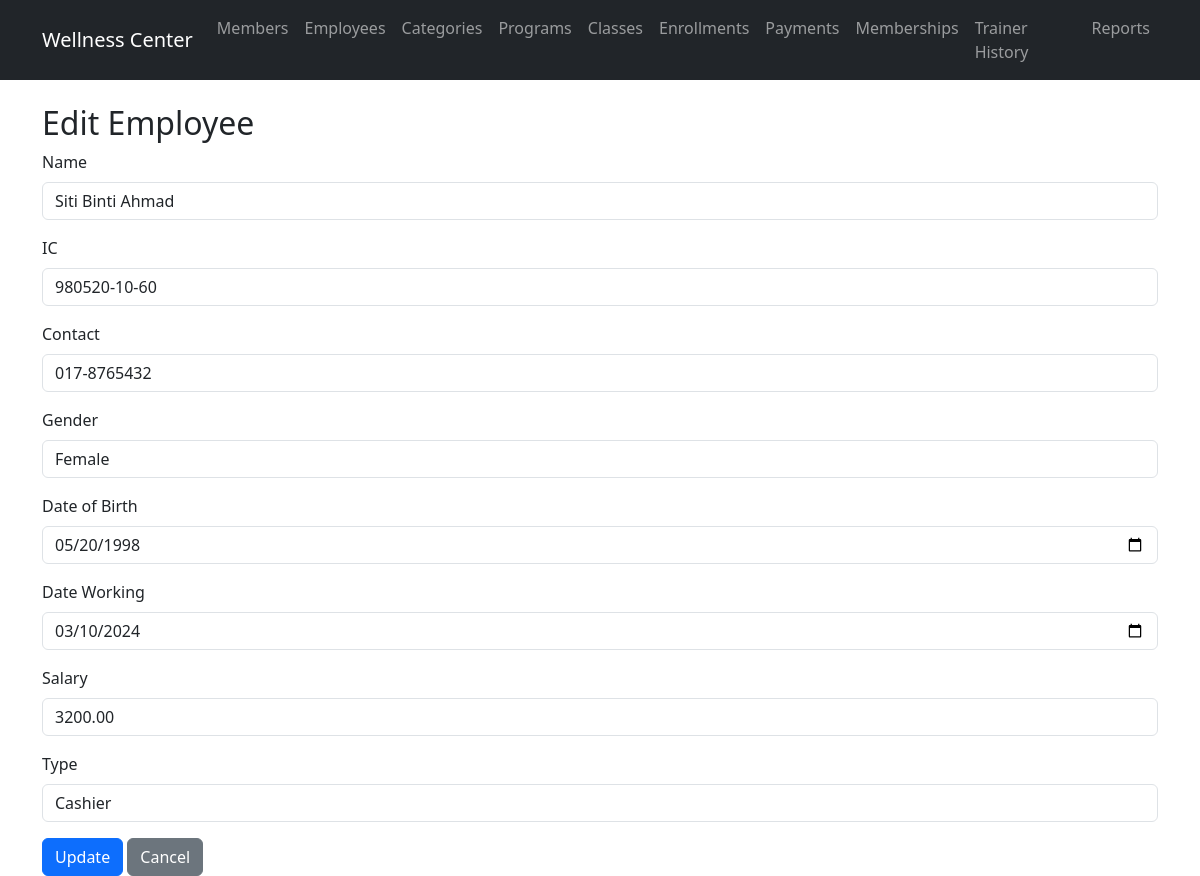
Screenshot of /routes/employees/edit.php?id=102 with the database file from the repository.
### tables this page shows
CREATE TABLE `employee` (
  `employee_id` int(11) NOT NULL,
  `employee_name` varchar(100) NOT NULL,
  `employee_ic` VARCHAR(12) NOT NULL,
  `employee_contact` VARCHAR(20) NOT NULL,
  `gender` varchar(10) DEFAULT NULL,
  `date_of_birth` date DEFAULT NULL,
  `date_working` date DEFAULT NULL,
  `employee_salary` decimal(10,2) DEFAULT NULL,
  `employee_type` enum('C','T') NOT NULL
);

### models/Employee.php (called while the page is built, shortened)
<?php
require_once __DIR__ . '/../config/database.php';
class Employee {
    public $pdo;
    public function __construct() {
        global $pdo;
        $this->pdo = $pdo;
    }
    public function getById($id) {
        $stmt = $this->pdo->prepare("SELECT * FROM employee WHERE employee_id = ?");
        $stmt->execute([$id]);
        return $stmt->fetch(PDO::FETCH_ASSOC);
    }
}

### routes/employees/edit.php (the view, shortened to what this page needs)
<?php
require_once '../../models/Employee.php';
$employee = new Employee();
$id = $_GET['id'];
$data = $employee->getById($id);
include '../../views/header.php';
?>
<h2>Edit Employee</h2>
<form method="post">
    <div class="mb-3">
        <label for="employee_name" class="form-label">Name</label>
        <input type="text" class="form-control" id="employee_name" name="employee_name" value="<?php echo htmlspecialchars($data['employee_name']); ?>" required>
    </div>
    <div class="mb-3">
        <label for="employee_ic" class="form-label">IC</label>
        <input type="text" class="form-control" id="employee_ic" name="employee_ic" value="<?php echo htmlspecialchars($data['employee_ic']); ?>" required>
    </div>
    <div class="mb-3">
        <label for="employee_contact" class="form-label">Contact</label>
        <input type="text" class="form-control" id="employee_contact" name="employee_contact" value="<?php echo htmlspecialchars($data['employee_contact']); ?>" required>
    </div>
    <div class="mb-3">
        <label for="gender" class="form-label">Gender</label>
        <select class="form-control" id="gender" name="gender" required>
            <option value="Female" <?php if ($data['gender'] == 'Female') echo 'selected'; ?>>Female</option>
        </select>
    </div>
    <div class="mb-3">
        <label for="date_of_birth" class="form-label">Date of Birth</label>
        <input type="date" class="form-control" id="date_of_birth" name="date_of_birth" value="<?php echo htmlspecialchars($data['date_of_birth']); ?>" required>
    </div>
    <div class="mb-3">
        <label for="date_working" class="form-label">Date Working</label>
        <input type="date" class="form-control" id="date_working" name="date_working" value="<?php echo htmlspecialchars($data['date_working']); ?>" required>
    </div>
    <div class="mb-3">
        <label for="employee_salary" class="form-label">Salary</label>
        <input type="number" step="0.01" class="form-control" id="employee_salary" name="employee_salary" value="<?php echo htmlspecialchars($data['employee_salary']); ?>" required>
    </div>
    <div class="mb-3">
        <label for="employee_type" class="form-label">Type</label>
        <select class="form-control" id="employee_type" name="employee_type" required>
            <option value="C" <?php if ($data['employee_type'] == 'C') echo 'selected'; ?>>Cashier</option>
        </select>
    </div>
    <button type="submit" class="btn btn-primary">Update</button>
    <a href="view.php" class="btn btn-secondary">Cancel</a>
</form>
<?php include '../../views/footer.php'; ?>

### rows the page displays
employee: employee_name "Siti Binti Ahmad", employee_ic "980520-10-60", employee_contact "017-8765432", gender "Female", date_of_birth "05/20/1998", date_working "03/10/2024", employee_salary "3200.00", employee_type "Cashier"
